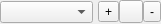
<?xml version="1.0" encoding="UTF-8"?>
<ui version="4.0">
 <class>ComboBoxForm</class>
 <widget class="QWidget" name="ComboBoxForm">
  <property name="geometry">
   <rect>
    <x>0</x>
    <y>0</y>
    <width>161</width>
    <height>24</height>
   </rect>
  </property>
  <property name="windowTitle">
   <string>Form</string>
  </property>
  <layout class="QHBoxLayout" name="horizontalLayout">
   <property name="spacing">
    <number>0</number>
   </property>
   <property name="leftMargin">
    <number>0</number>
   </property>
   <property name="topMargin">
    <number>0</number>
   </property>
   <property name="rightMargin">
    <number>0</number>
   </property>
   <property name="bottomMargin">
    <number>0</number>
   </property>
   <item>
    <widget class="QComboBox" name="comboBox">
     <property name="sizePolicy">
      <sizepolicy hsizetype="Preferred" vsizetype="Fixed">
       <horstretch>0</horstretch>
       <verstretch>0</verstretch>
      </sizepolicy>
     </property>
     <property name="editable">
      <bool>false</bool>
     </property>
     <property name="currentText">
      <string/>
     </property>
     <property name="currentIndex">
      <number>-1</number>
     </property>
     <property name="insertPolicy">
      <enum>QComboBox::InsertPolicy::InsertAtTop</enum>
     </property>
     <property name="placeholderText">
      <string/>
     </property>
    </widget>
   </item>
   <item>
    <spacer name="horizontalSpacer">
     <property name="orientation">
      <enum>Qt::Orientation::Horizontal</enum>
     </property>
     <property name="sizeType">
      <enum>QSizePolicy::Policy::Fixed</enum>
     </property>
     <property name="sizeHint" stdset="0">
      <size>
       <width>5</width>
       <height>20</height>
      </size>
     </property>
    </spacer>
   </item>
   <item>
    <widget class="QToolButton" name="addBtn">
     <property name="text">
      <string>+</string>
     </property>
    </widget>
   </item>
   <item>
    <widget class="QToolButton" name="editBtn">
     <property name="text">
      <string/>
     </property>
     <property name="icon">
      <iconset theme="QIcon::ThemeIcon::MailMessageNew"/>
     </property>
     <property name="iconSize">
      <size>
       <width>16</width>
       <height>16</height>
      </size>
     </property>
    </widget>
   </item>
   <item>
    <widget class="QToolButton" name="removeBtn">
     <property name="text">
      <string>-</string>
     </property>
    </widget>
   </item>
  </layout>
 </widget>
 <resources/>
 <connections/>
</ui>
